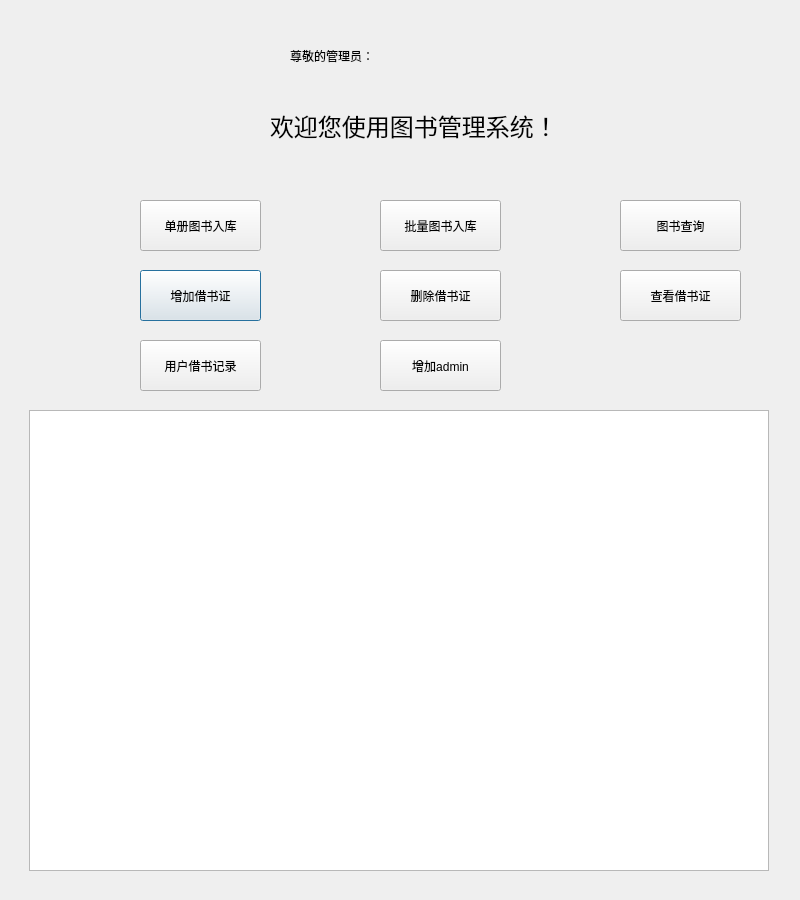
<?xml version="1.0" encoding="UTF-8"?>
<ui version="4.0">
 <class>Account</class>
 <widget class="QDialog" name="Account">
  <property name="geometry">
   <rect>
    <x>0</x>
    <y>0</y>
    <width>800</width>
    <height>900</height>
   </rect>
  </property>
  <property name="windowTitle">
   <string>管理员界面</string>
  </property>
  <property name="windowIcon">
   <iconset>
    <normaloff>pokemon2.jpg</normaloff>pokemon2.jpg</iconset>
  </property>
  <widget class="QLabel" name="label">
   <property name="geometry">
    <rect>
     <x>270</x>
     <y>70</y>
     <width>481</width>
     <height>111</height>
    </rect>
   </property>
   <property name="styleSheet">
    <string notr="true">font: 75 14pt &quot;Microsoft YaHei UI&quot;;</string>
   </property>
   <property name="text">
    <string>&lt;html&gt;&lt;head/&gt;&lt;body&gt;&lt;p&gt;&lt;span style=&quot; font-size:18pt;&quot;&gt;欢迎您使用图书管理系统！&lt;/span&gt;&lt;/p&gt;&lt;/body&gt;&lt;/html&gt;</string>
   </property>
  </widget>
  <widget class="QLabel" name="label_2">
   <property name="geometry">
    <rect>
     <x>290</x>
     <y>30</y>
     <width>181</width>
     <height>51</height>
    </rect>
   </property>
   <property name="styleSheet">
    <string notr="true">font: 75 14pt &quot;Microsoft YaHei UI&quot;;</string>
   </property>
   <property name="text">
    <string>尊敬的管理员：</string>
   </property>
  </widget>
  <widget class="QLabel" name="label_3">
   <property name="geometry">
    <rect>
     <x>470</x>
     <y>30</y>
     <width>251</width>
     <height>51</height>
    </rect>
   </property>
   <property name="styleSheet">
    <string notr="true">font: 75 14pt &quot;Microsoft YaHei UI&quot;;</string>
   </property>
   <property name="text">
    <string/>
   </property>
  </widget>
  <widget class="QPushButton" name="pushButton_3">
   <property name="geometry">
    <rect>
     <x>140</x>
     <y>270</y>
     <width>121</width>
     <height>51</height>
    </rect>
   </property>
   <property name="text">
    <string>增加借书证</string>
   </property>
  </widget>
  <widget class="QPushButton" name="pushButton_4">
   <property name="geometry">
    <rect>
     <x>380</x>
     <y>270</y>
     <width>121</width>
     <height>51</height>
    </rect>
   </property>
   <property name="text">
    <string>删除借书证</string>
   </property>
  </widget>
  <widget class="QPushButton" name="pushButton_6">
   <property name="geometry">
    <rect>
     <x>140</x>
     <y>200</y>
     <width>121</width>
     <height>51</height>
    </rect>
   </property>
   <property name="text">
    <string>单册图书入库</string>
   </property>
  </widget>
  <widget class="QPushButton" name="pushButton_7">
   <property name="geometry">
    <rect>
     <x>380</x>
     <y>200</y>
     <width>121</width>
     <height>51</height>
    </rect>
   </property>
   <property name="text">
    <string>批量图书入库</string>
   </property>
  </widget>
  <widget class="QPushButton" name="pushButton_8">
   <property name="geometry">
    <rect>
     <x>140</x>
     <y>340</y>
     <width>121</width>
     <height>51</height>
    </rect>
   </property>
   <property name="text">
    <string>用户借书记录</string>
   </property>
  </widget>
  <widget class="QLabel" name="label_5">
   <property name="geometry">
    <rect>
     <x>50</x>
     <y>20</y>
     <width>200</width>
     <height>140</height>
    </rect>
   </property>
   <property name="styleSheet">
    <string notr="true">image: url(C:/Users/jiang/Desktop/code/pokemon2.jpg)</string>
   </property>
   <property name="text">
    <string/>
   </property>
  </widget>
  <widget class="QLabel" name="label_4">
   <property name="geometry">
    <rect>
     <x>560</x>
     <y>400</y>
     <width>191</width>
     <height>511</height>
    </rect>
   </property>
   <property name="styleSheet">
    <string notr="true">image: url(C:/Users/jiang/Desktop/code/pokemon4.jpg)</string>
   </property>
   <property name="text">
    <string/>
   </property>
  </widget>
  <widget class="QTableWidget" name="tableWidget1">
   <property name="geometry">
    <rect>
     <x>68</x>
     <y>440</y>
     <width>451</width>
     <height>431</height>
    </rect>
   </property>
  </widget>
  <widget class="QPushButton" name="pushButton">
   <property name="geometry">
    <rect>
     <x>620</x>
     <y>200</y>
     <width>121</width>
     <height>51</height>
    </rect>
   </property>
   <property name="text">
    <string>图书查询</string>
   </property>
  </widget>
  <widget class="QPushButton" name="pushButton_5">
   <property name="geometry">
    <rect>
     <x>620</x>
     <y>270</y>
     <width>121</width>
     <height>51</height>
    </rect>
   </property>
   <property name="text">
    <string>查看借书证</string>
   </property>
  </widget>
  <widget class="QPushButton" name="pushButton_2">
   <property name="geometry">
    <rect>
     <x>380</x>
     <y>340</y>
     <width>121</width>
     <height>51</height>
    </rect>
   </property>
   <property name="text">
    <string>增加admin</string>
   </property>
  </widget>
  <widget class="QTableWidget" name="tableWidget2">
   <property name="geometry">
    <rect>
     <x>29</x>
     <y>410</y>
     <width>740</width>
     <height>461</height>
    </rect>
   </property>
  </widget>
  <widget class="QLabel" name="label_6">
   <property name="geometry">
    <rect>
     <x>160</x>
     <y>470</y>
     <width>461</width>
     <height>341</height>
    </rect>
   </property>
   <property name="styleSheet">
    <string notr="true">image: url(C:/Users/jiang/Desktop/code/pokemon3.jpg)</string>
   </property>
   <property name="text">
    <string/>
   </property>
  </widget>
  <widget class="QLabel" name="label_7">
   <property name="geometry">
    <rect>
     <x>80</x>
     <y>200</y>
     <width>51</width>
     <height>51</height>
    </rect>
   </property>
   <property name="styleSheet">
    <string notr="true">image: url(C:/Users/jiang/Desktop/code/book2.jpg)</string>
   </property>
   <property name="text">
    <string/>
   </property>
  </widget>
  <widget class="QLabel" name="label_8">
   <property name="geometry">
    <rect>
     <x>320</x>
     <y>200</y>
     <width>51</width>
     <height>51</height>
    </rect>
   </property>
   <property name="styleSheet">
    <string notr="true">image: url(C:/Users/jiang/Desktop/code/book3.jpg)</string>
   </property>
   <property name="text">
    <string/>
   </property>
  </widget>
  <widget class="QLabel" name="label_9">
   <property name="geometry">
    <rect>
     <x>560</x>
     <y>200</y>
     <width>51</width>
     <height>51</height>
    </rect>
   </property>
   <property name="styleSheet">
    <string notr="true">image: url(C:/Users/jiang/Desktop/code/find.jpg)</string>
   </property>
   <property name="text">
    <string/>
   </property>
  </widget>
  <widget class="QLabel" name="label_10">
   <property name="geometry">
    <rect>
     <x>80</x>
     <y>270</y>
     <width>51</width>
     <height>51</height>
    </rect>
   </property>
   <property name="styleSheet">
    <string notr="true">image: url(C:/Users/jiang/Desktop/code/insert.jpg)</string>
   </property>
   <property name="text">
    <string/>
   </property>
  </widget>
  <widget class="QLabel" name="label_11">
   <property name="geometry">
    <rect>
     <x>320</x>
     <y>270</y>
     <width>51</width>
     <height>51</height>
    </rect>
   </property>
   <property name="styleSheet">
    <string notr="true">image: url(C:/Users/jiang/Desktop/code/delete.jpg)</string>
   </property>
   <property name="text">
    <string/>
   </property>
  </widget>
  <widget class="QLabel" name="label_12">
   <property name="geometry">
    <rect>
     <x>560</x>
     <y>270</y>
     <width>51</width>
     <height>51</height>
    </rect>
   </property>
   <property name="styleSheet">
    <string notr="true">image: url(C:/Users/jiang/Desktop/code/expand.jpg)</string>
   </property>
   <property name="text">
    <string/>
   </property>
  </widget>
  <widget class="QLabel" name="label_13">
   <property name="geometry">
    <rect>
     <x>80</x>
     <y>340</y>
     <width>51</width>
     <height>51</height>
    </rect>
   </property>
   <property name="styleSheet">
    <string notr="true">image: url(C:/Users/jiang/Desktop/code/record.jpg)</string>
   </property>
   <property name="text">
    <string/>
   </property>
  </widget>
  <widget class="QLabel" name="label_14">
   <property name="geometry">
    <rect>
     <x>320</x>
     <y>340</y>
     <width>51</width>
     <height>51</height>
    </rect>
   </property>
   <property name="styleSheet">
    <string notr="true">image: url(C:/Users/jiang/Desktop/code/insert2.jpg)</string>
   </property>
   <property name="text">
    <string/>
   </property>
  </widget>
  <zorder>label_2</zorder>
  <zorder>label_3</zorder>
  <zorder>pushButton_3</zorder>
  <zorder>pushButton_4</zorder>
  <zorder>pushButton_6</zorder>
  <zorder>pushButton_7</zorder>
  <zorder>pushButton_8</zorder>
  <zorder>label_5</zorder>
  <zorder>label_4</zorder>
  <zorder>label</zorder>
  <zorder>tableWidget1</zorder>
  <zorder>pushButton</zorder>
  <zorder>pushButton_5</zorder>
  <zorder>pushButton_2</zorder>
  <zorder>tableWidget2</zorder>
  <zorder>label_6</zorder>
  <zorder>label_7</zorder>
  <zorder>label_8</zorder>
  <zorder>label_9</zorder>
  <zorder>label_10</zorder>
  <zorder>label_11</zorder>
  <zorder>label_12</zorder>
  <zorder>label_13</zorder>
  <zorder>label_14</zorder>
 </widget>
 <resources/>
 <connections/>
</ui>
